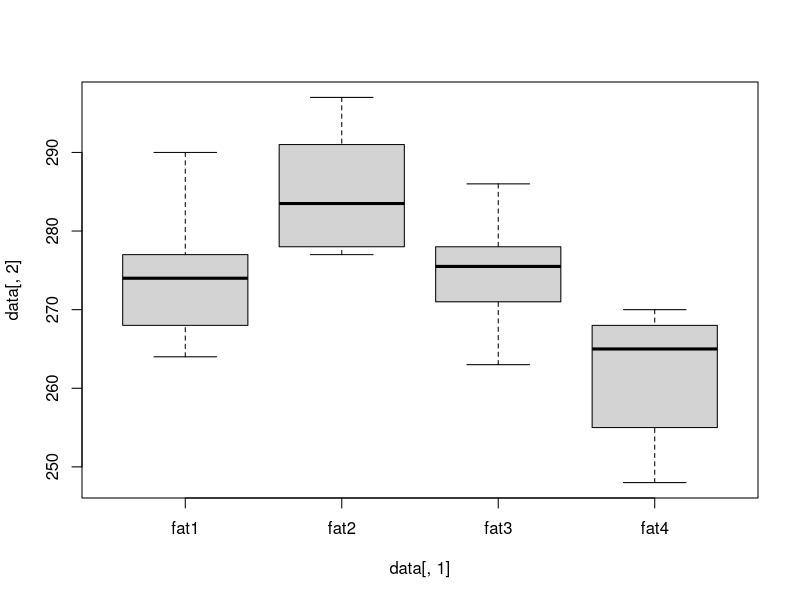

Here is the R script that generated this plot: (Note: this script raises an error after producing the figure.)
## ---- chunk 1
fat = c(rep("fat1",6),rep("fat2",6),rep("fat3",6),rep("fat4",6))
amount = c(264,272,268,277,290,276,278,291,297,282,285,277,275,286,278,271,263,276,255,266,248,264,270,268)
data = data.frame(fat,amount)
summary(data[,2][data[,1]=='fat1'])
summary(data[,2][data[,1]=='fat2'])
summary(data[,2][data[,1]=='fat3'])
summary(data[,2][data[,1]=='fat4'])
## ---- chunk 2
stem(data[,2][data[,1]=='fat4'])
## ---- chunk 3
boxplot(data[,2]~data[,1])
## ---- chunk 4
plot(data[,1], data[,2])
## ---- chunk 5
fit = lm(data[,2]~data[,1])
summary(fit)
## ---- chunk 6
summary(lm(data[,2]~data[,1]))
## ---- chunk 7
fit = lm(data[,2]~factor(data[,1]))
summary(fit)
## ---- chunk 8
a = factor(data[,1])
a
summary(lm(data[,2]~a, contrasts = list(a="contr.sum")))
## ---- chunk 9
list(a="contr.sum")
